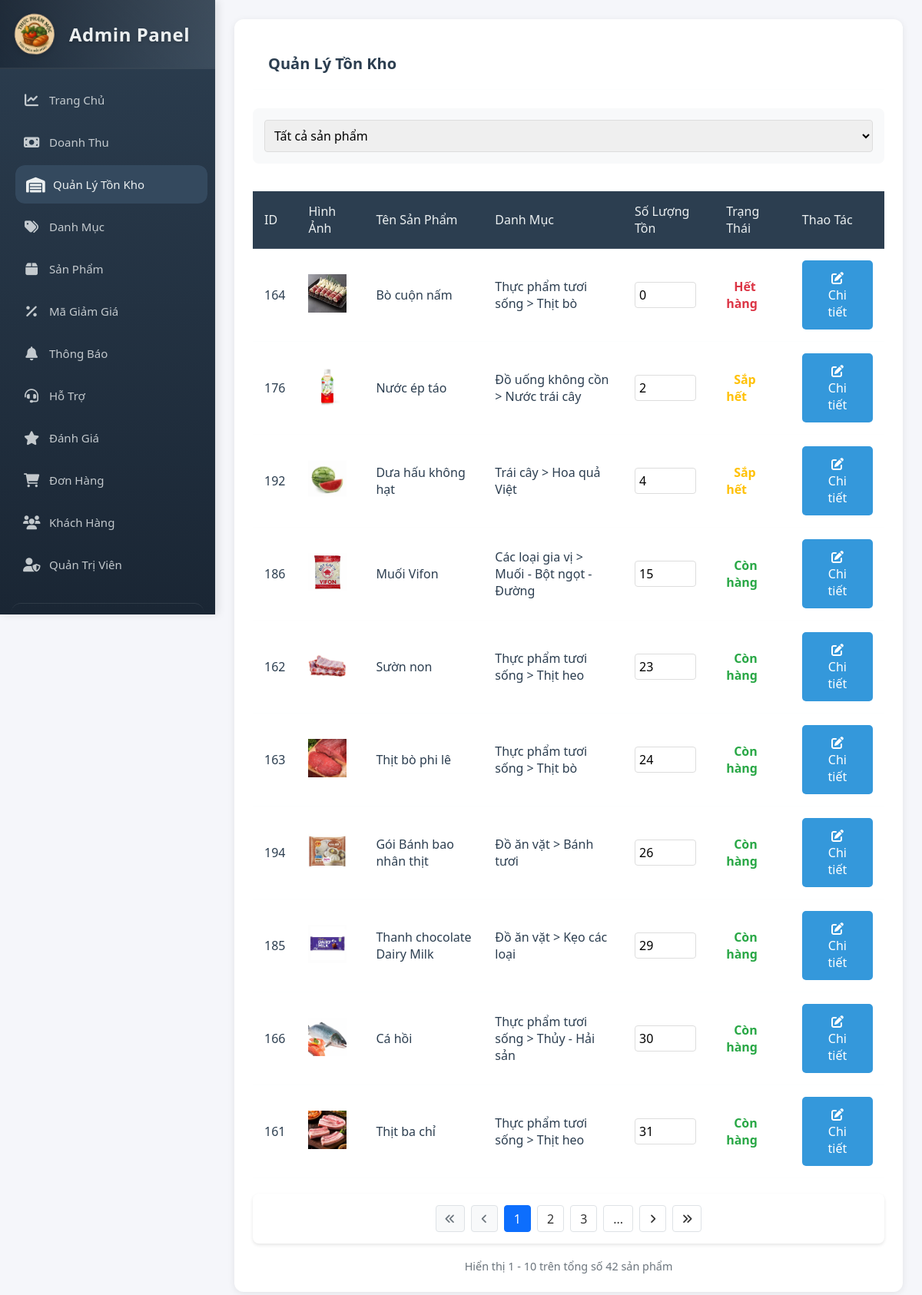
The page /admin/inventory.php (signed in) on the database its author committed.
### tables this page shows
CREATE TABLE `products` (
  `product_id` int(11) NOT NULL AUTO_INCREMENT,
  `subcategory_id` int(11) NOT NULL,
  `name` varchar(255) NOT NULL,
  `description` text DEFAULT NULL,
  `origin` varchar(255) DEFAULT NULL,
  `price` decimal(10,2) NOT NULL,
  `image_url` varchar(255) DEFAULT NULL,
  `stock_quantity` int(11) DEFAULT 0,
  `sold_quantity` int(11) DEFAULT 0,
  `created_at` timestamp NOT NULL DEFAULT current_timestamp(),
  `updated_at` timestamp NOT NULL DEFAULT current_timestamp() ON UPDATE current_timestamp(),
  PRIMARY KEY (`product_id`),
  KEY `subcategory_id` (`subcategory_id`),
  CONSTRAINT `products_ibfk_1` FOREIGN KEY (`subcategory_id`) REFERENCES `subcategories` (`subcategory_id`)
);

CREATE TABLE `categories` (
  `category_id` int(11) NOT NULL AUTO_INCREMENT,
  `name` varchar(255) NOT NULL,
  `description` text DEFAULT NULL,
  `created_at` timestamp NOT NULL DEFAULT current_timestamp(),
  `updated_at` timestamp NOT NULL DEFAULT current_timestamp() ON UPDATE current_timestamp(),
  PRIMARY KEY (`category_id`),
  UNIQUE KEY `name` (`name`)
);

CREATE TABLE `subcategories` (
  `subcategory_id` int(11) NOT NULL AUTO_INCREMENT,
  `category_id` int(11) NOT NULL,
  `name` varchar(255) NOT NULL,
  `description` text DEFAULT NULL,
  `created_at` timestamp NOT NULL DEFAULT current_timestamp(),
  `updated_at` timestamp NOT NULL DEFAULT current_timestamp() ON UPDATE current_timestamp(),
  PRIMARY KEY (`subcategory_id`),
  KEY `category_id` (`category_id`),
  CONSTRAINT `subcategories_ibfk_1` FOREIGN KEY (`category_id`) REFERENCES `categories` (`category_id`)
);

### admin/inventory.php (the view, shortened to what this page needs)
<?php
$items_per_page = 10;
$current_page = isset($_GET['page']) ? (int)$_GET['page'] : 1;
$offset = ($current_page - 1) * $items_per_page;
$conn = getDBConnection();
$total_query = "SELECT COUNT(*) as total FROM products";
$total_result = $conn->query($total_query);
$total_products = $total_result->fetch_assoc()['total'];
$total_pages = ceil($total_products / $items_per_page);
$query = "SELECT p.*, c.name as category_name, s.name as subcategory_name
          FROM products p
          JOIN subcategories s ON p.subcategory_id = s.subcategory_id
          JOIN categories c ON s.category_id = c.category_id
          ORDER BY p.stock_quantity ASC, p.name ASC
          LIMIT ?, ?";
$stmt = $conn->prepare($query);
$stmt->bind_param("ii", $offset, $items_per_page);
$stmt->execute();
$products = $stmt->get_result();
?>
<!DOCTYPE html>
<html lang="vi">
<head>
    <link rel="stylesheet" href="assets/css/admin-style.css">
    <link rel="stylesheet" href="https://cdnjs.cloudflare.com/ajax/libs/font-awesome/6.0.0/css/all.min.css">
</head>
<body>
    <div class="admin-container">
        <?php include 'sidebar.php'; ?>
        <main class="main-content">
            <div class="card">
                <div class="card-header">
                    <h2 class="card-title">Quản Lý Tồn Kho</h2>
                </div>
                <div class="filter-section">
                    <select id="stockFilter" onchange="filterStock(this.value)">
                        <option value="all">Tất cả sản phẩm</option>
                    </select>
                </div>
                <div class="table-container">
                    <table>
                        <thead>
                            <tr>
                                <th>ID</th>
                                <th>Hình Ảnh</th>
                                <th>Tên Sản Phẩm</th>
                                <th>Danh Mục</th>
                                <th>Số Lượng Tồn</th>
                                <th>Trạng Thái</th>
                                <th>Thao Tác</th>
                            </tr>
                        </thead>
                        <tbody>
                            <?php while ($product = $products->fetch_assoc()): ?>
                                <tr class="stock-row" data-stock="<?php echo $product['stock_quantity']; ?>">
                                    <td><?php echo $product['product_id']; ?></td>
                                    <td>
                                        <img src="<?php echo $product['image_url']; ?>" alt="<?php echo $product['name']; ?>" style="width: 50px; height: 50px; object-fit: cover;">
                                    </td>
                                    <td><?php echo $product['name']; ?></td>
                                    <td><?php echo $product['category_name'] . ' > ' . $product['subcategory_name']; ?></td>
                                    <td>
                                        <div class="quick-edit">
                                            <input type="number" min="0" value="<?php echo $product['stock_quantity']; ?>"
                                                   id="stock_<?php echo $product['product_id']; ?>"
                                                   onchange="updateStock(<?php echo $product['product_id']; ?>)">
                                        </div>
                                    </td>
                                    <td>
                                        <?php
                                        $stock = $product['stock_quantity'];
                                        if ($stock == 0) {
                                            echo '<span class="stock-status stock-warning">Hết hàng</span>';
                                        } elseif ($stock <= 10) {
                                            echo '<span class="stock-status stock-low">Sắp hết</span>';
                                        } else {
                                            echo '<span class="stock-status stock-ok">Còn hàng</span>';
                                        }
                                        ?>
                                    </td>
                                    <td>
                                        <button class="btn btn-primary" onclick="location.href='products.php?edit=<?php echo $product['product_id']; ?>'">
                                            <i class="fas fa-edit"></i> Chi tiết
                                        </button>
                                    </td>
                                </tr>
                            <?php endwhile; ?>
                        </tbody>
                    </table>
                </div>
                <div class="pagination-container">
                    <div class="pagination">
                        <?php if ($total_pages > 1): ?>
                            <?php if ($current_page > 1): ?>
                                <a href="?page=1" title="Trang đầu" class="pagination-btn">
                                    <i class="fas fa-angle-double-left"></i>
                                </a>
                                <a href="?page=<?php echo $current_page - 1; ?>" title="Trang trước" class="pagination-btn">
                                    <i class="fas fa-angle-left"></i>
                                </a>
                            <?php else: ?>
                                <span class="disabled pagination-btn">
                                    <i class="fas fa-angle-double-left"></i>
                                </span>
                                <span class="disabled pagination-btn">
                                    <i class="fas fa-angle-left"></i>
                                </span>
                            <?php endif; ?>
                            <?php
                            $start_page = max(1, $current_page - 2);
                            $end_page = min($total_pages, $current_page + 2);
                            for ($i = $start_page; $i <= $end_page; $i++):
                            ?>
                                <a href="?page=<?php echo $i; ?>"
                                   class="<?php echo ($i == $current_page) ? 'active' : ''; ?>">
                                    <?php echo $i; ?>
                                </a>
                            <?php endfor; ?>
                            <?php
                            if ($end_page < $total_pages) {
                                echo '<span class="pagination-ellipsis">...</span>';
                            }
                            ?>
                            <?php if ($current_page < $total_pages): ?>
                                <a href="?page=<?php echo $current_page + 1; ?>" title="Trang sau" class="pagination-btn">
                                    <i class="fas fa-angle-right"></i>
                                </a>
                                <a href="?page=<?php echo $total_pages; ?>" title="Trang cuối" class="pagination-btn">
                                    <i class="fas fa-angle-double-right"></i>
                                </a>
                            <?php endif; ?>
                        <?php endif; ?>
                    </div>
                    <div class="pagination-info">
                        Hiển thị <?php echo ($offset + 1); ?> -
                        <?php echo min($offset + $items_per_page, $total_products); ?>
                        trên tổng số <?php echo $total_products; ?> sản phẩm
                    </div>
                </div>
            </div>
        </main>
    </div>
</body>
</html>

### admin/assets/css/admin-style.css (style rules this page uses)
:root { --primary-color: #2c3e50; --secondary-color: #34495e; --accent-color: #3498db; --success-color: #2ecc71; --danger-color: #e74c3c; --warning-color: #f1c40f; --text-color: #2c3e50; --light-bg: #f5f6fa; --white: #ffffff; --shadow: 0 2px 4px rgba(0,0,0,0.1); }
* { margin: 0; padding: 0; box-sizing: border-box; font-family: 'Segoe UI', Tahoma, Geneva, Verdana, sans-serif; }
body { background-color: var(--light-bg); color: var(--text-color); }
.admin-container { display: flex; min-height: 100vh; }
.main-content { flex: 1; padding: 2rem; margin-left: 250px; }
.card { background: var(--white); border-radius: 10px; padding: 1.5rem; margin-bottom: 1.5rem; box-shadow: var(--shadow); }
.card-header { display: flex; justify-content: space-between; align-items: center; margin-bottom: 1.5rem; }
.card-title { font-size: 1.25rem; color: var(--primary-color); }
.table-container { overflow-x: auto; }
table { width: 100%; border-collapse: collapse; margin: 1rem 0; }
th, td { padding: 1rem; text-align: left; border-bottom: 1px solid #ddd; }
th { background-color: var(--primary-color); color: var(--white); }
input[type="text"], input[type="email"], input[type="password"], input[type="number"], select, textarea { width: 100%; padding: 0.75rem; border: 1px solid #ddd; border-radius: 5px; font-size: 1rem; }
.btn { padding: 0.75rem 1.5rem; border: none; border-radius: 5px; cursor: pointer; font-size: 1rem; transition: all 0.3s ease; }
.btn-primary { background-color: var(--accent-color); color: var(--white); }

### admin/assets/css/admin-sidebar.css (style rules this page uses)
:root { --primary-color: #2c3e50; --primary-light: #3c526d; --primary-dark: #1a2634; --secondary-color: #34495e; --accent-color: #3498db; --hover-color: #2980b9; --text-light: #ecf0f1; --text-dark: #2c3e50; --border-color: rgba(236, 240, 241, 0.1); --bg-light: #f5f6fa; --bg-dark: #2c3e50; --danger-color: #e74c3c; --success-color: #2ecc71; --menu-item-height: 50px; --transition-speed: 0.3s; --sidebar-width: 280px; }
* { margin: 0; padding: 0; box-sizing: border-box; }
body { font-family: 'Segoe UI', Tahoma, Geneva, Verdana, sans-serif; background-color: var(--bg-light); min-height: 100vh; display: flex; }
.main-content { margin-left: var(--sidebar-width); padding: 25px; min-height: 100vh; width: calc(100% - var(--sidebar-width)); background-color: var(--bg-light); transition: margin-left var(--transition-speed); }
.card { background: white; border-radius: 12px; box-shadow: 0 2px 10px rgba(0, 0, 0, 0.08); margin-bottom: 25px; overflow: hidden; }
.card-header { padding: 20px; border-bottom: 1px solid var(--border-color); background: white; }
table { width: 100%; border-collapse: collapse; margin-bottom: 0; }
th, td { padding: 15px; text-align: left; border-bottom: 1px solid var(--border-color); }
th { background: var(--primary-color); color: var(--text-light); font-weight: 500; }

### admin/inventory.php (style rules this page uses)
.admin-container { display: flex; width: 100%; min-height: 100vh; }
.main-content { flex: 1; width: calc(100% - var(--sidebar-width)); margin-left: var(--sidebar-width); padding: 2rem; background-color: var(--bg-light); }
.stock-warning { color: #dc3545; }
.stock-low { color: #ffc107; }
.stock-ok { color: #28a745; }
.stock-status { padding: 5px 10px; border-radius: 4px; font-weight: bold; }
.quick-edit { display: flex; align-items: center; gap: 10px; }
.quick-edit input { width: 80px; padding: 5px; border: 1px solid #ddd; border-radius: 4px; }
.filter-section { margin-bottom: 20px; padding: 15px; background-color: #f8f9fa; border-radius: 8px; display: flex; gap: 15px; align-items: center; }
.filter-section select { padding: 8px; border-radius: 4px; border: 1px solid #ddd; }
.pagination { display: flex; justify-content: center; align-items: center; margin: 20px 0; gap: 8px; padding: 15px; background: #fff; border-radius: 8px; box-shadow: 0 2px 4px rgba(0,0,0,0.1); }
.pagination a, .pagination span { display: inline-flex; align-items: center; justify-content: center; min-width: 35px; height: 35px; padding: 0 12px; background: #fff; border: 1px solid #dee2e6; border-radius: 4px; color: #333; text-decoration: none; font-weight: 500; transition: all 0.2s ease; }
.pagination .active { background: #0d6efd; border-color: #0d6efd; color: #fff; }
.pagination .disabled { background: #f8f9fa; border-color: #dee2e6; color: #6c757d; cursor: not-allowed; pointer-events: none; }
.pagination i { font-size: 14px; }
.pagination-info { text-align: center; color: #6c757d; margin-top: 10px; font-size: 0.9em; }

### rows shown on the page
products: product_id "164", image_url (picture), name "Bò cuộn nấm", categories.name "Thực phẩm tươi sống", subcategory.name "Thịt bò", stock_quantity "0", shows "Hết hàng"
products: product_id "176", image_url (picture), name "Nước ép táo", categories.name "Đồ uống không cồn", subcategory.name "Nước trái cây", stock_quantity "2", shows "Sắp hết"
products: product_id "192", image_url (picture), name "Dưa hấu không hạt", categories.name "Trái cây", subcategory.name "Hoa quả Việt", stock_quantity "4", shows "Sắp hết"
products: product_id "186", image_url (picture), name "Muối Vifon", categories.name "Các loại gia vị", subcategory.name "Muối - Bột ngọt - Đường", stock_quantity "15", shows "Còn hàng"
products: product_id "162", image_url (picture), name "Sườn non", categories.name "Thực phẩm tươi sống", subcategory.name "Thịt heo", stock_quantity "23", shows "Còn hàng"
products: product_id "163", image_url (picture), name "Thịt bò phi lê", categories.name "Thực phẩm tươi sống", subcategory.name "Thịt bò", stock_quantity "24", shows "Còn hàng"
products: product_id "194", image_url (picture), name "Gói Bánh bao nhân thịt", categories.name "Đồ ăn vặt", subcategory.name "Bánh tươi", stock_quantity "26", shows "Còn hàng"
products: product_id "185", image_url (picture), name "Thanh chocolate Dairy Milk", categories.name "Đồ ăn vặt", subcategory.name "Kẹo các loại", stock_quantity "29", shows "Còn hàng"
products: product_id "166", image_url (picture), name "Cá hồi", categories.name "Thực phẩm tươi sống", subcategory.name "Thủy - Hải sản", stock_quantity "30", shows "Còn hàng"
products: product_id "161", image_url (picture), name "Thịt ba chỉ", categories.name "Thực phẩm tươi sống", subcategory.name "Thịt heo", stock_quantity "31", shows "Còn hàng"

### other values the page prints
$offset + 1 "1"
min($offset + $items_per_page, $total_products) "10"
$total_products "42"
